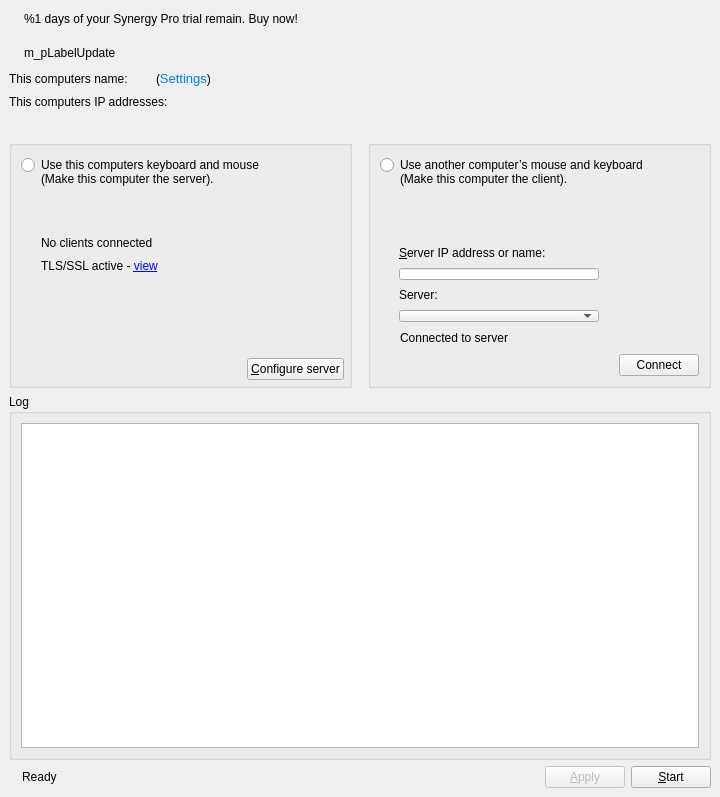
<?xml version="1.0" encoding="UTF-8"?>
<ui version="4.0">
 <class>MainWindowBase</class>
 <widget class="QMainWindow" name="MainWindowBase">
  <property name="geometry">
   <rect>
    <x>0</x>
    <y>0</y>
    <width>720</width>
    <height>797</height>
   </rect>
  </property>
  <property name="sizePolicy">
   <sizepolicy hsizetype="Fixed" vsizetype="Fixed">
    <horstretch>0</horstretch>
    <verstretch>0</verstretch>
   </sizepolicy>
  </property>
  <property name="minimumSize">
   <size>
    <width>720</width>
    <height>0</height>
   </size>
  </property>
  <property name="windowTitle">
   <string>Synergy</string>
  </property>
  <widget class="QWidget" name="centralwidget">
   <layout class="QVBoxLayout" name="verticalLayout_2">
    <item>
     <widget class="QWidget" name="m_trialWidget" native="true">
      <layout class="QHBoxLayout" name="horizontalLayout_5">
       <property name="leftMargin">
        <number>2</number>
       </property>
       <property name="topMargin">
        <number>0</number>
       </property>
       <property name="rightMargin">
        <number>0</number>
       </property>
       <property name="bottomMargin">
        <number>8</number>
       </property>
       <item>
        <widget class="QLabel" name="label_3">
         <property name="text">
          <string/>
         </property>
         <property name="pixmap">
          <pixmap resource="../res/Synergy.qrc">:/res/icons/16x16/warning.png</pixmap>
         </property>
        </widget>
       </item>
       <item>
        <widget class="QLabel" name="m_trialLabel">
         <property name="text">
          <string>&lt;html&gt;&lt;head/&gt;&lt;body&gt;&lt;p&gt;&lt;span style=&quot; font-weight:600;&quot;&gt;%1&lt;/span&gt; days of your Synergy Pro trial remain. &lt;a href=&quot;http://symless.com/pricing?src=gui&quot;&gt;&lt;span style=&quot; text-decoration: underline; color:#0000ff;&quot;&gt;Buy now!&lt;/span&gt;&lt;/a&gt;&lt;/p&gt;&lt;/body&gt;&lt;/html&gt;</string>
         </property>
         <property name="openExternalLinks">
          <bool>true</bool>
         </property>
        </widget>
       </item>
       <item>
        <spacer name="horizontalSpacer">
         <property name="orientation">
          <enum>Qt::Horizontal</enum>
         </property>
         <property name="sizeHint" stdset="0">
          <size>
           <width>40</width>
           <height>20</height>
          </size>
         </property>
        </spacer>
       </item>
      </layout>
     </widget>
    </item>
    <item>
     <widget class="QWidget" name="m_pWidgetUpdate" native="true">
      <layout class="QHBoxLayout" name="horizontalLayout_2">
       <property name="spacing">
        <number>6</number>
       </property>
       <property name="leftMargin">
        <number>2</number>
       </property>
       <property name="topMargin">
        <number>0</number>
       </property>
       <property name="rightMargin">
        <number>0</number>
       </property>
       <property name="bottomMargin">
        <number>2</number>
       </property>
       <item>
        <widget class="QLabel" name="m_pIconUpdate">
         <property name="text">
          <string/>
         </property>
         <property name="pixmap">
          <pixmap resource="../res/Synergy.qrc">:/res/icons/16x16/warning.png</pixmap>
         </property>
        </widget>
       </item>
       <item>
        <widget class="QLabel" name="m_pLabelUpdate">
         <property name="text">
          <string notr="true">m_pLabelUpdate</string>
         </property>
         <property name="openExternalLinks">
          <bool>true</bool>
         </property>
        </widget>
       </item>
       <item>
        <spacer name="m_pSpacerUpdate">
         <property name="orientation">
          <enum>Qt::Horizontal</enum>
         </property>
         <property name="sizeHint" stdset="0">
          <size>
           <width>469</width>
           <height>20</height>
          </size>
         </property>
        </spacer>
       </item>
      </layout>
     </widget>
    </item>
    <item>
     <widget class="QWidget" name="m_pWidgetComputerName" native="true">
      <property name="sizePolicy">
       <sizepolicy hsizetype="Preferred" vsizetype="Preferred">
        <horstretch>0</horstretch>
        <verstretch>0</verstretch>
       </sizepolicy>
      </property>
      <property name="minimumSize">
       <size>
        <width>582</width>
        <height>15</height>
       </size>
      </property>
      <property name="maximumSize">
       <size>
        <width>16777215</width>
        <height>20</height>
       </size>
      </property>
      <layout class="QHBoxLayout" name="horizontalLayout_7">
       <property name="spacing">
        <number>0</number>
       </property>
       <property name="leftMargin">
        <number>0</number>
       </property>
       <property name="topMargin">
        <number>0</number>
       </property>
       <property name="rightMargin">
        <number>0</number>
       </property>
       <property name="bottomMargin">
        <number>0</number>
       </property>
       <item>
        <widget class="QLabel" name="m_pLabelComputerName">
         <property name="minimumSize">
          <size>
           <width>135</width>
           <height>15</height>
          </size>
         </property>
         <property name="maximumSize">
          <size>
           <width>135</width>
           <height>20</height>
          </size>
         </property>
         <property name="font">
          <font>
           <family>Arial</family>
           <kerning>true</kerning>
          </font>
         </property>
         <property name="text">
          <string>This computers name:</string>
         </property>
        </widget>
       </item>
       <item>
        <widget class="QLabel" name="m_pLabelScreenName">
         <property name="sizePolicy">
          <sizepolicy hsizetype="Maximum" vsizetype="Preferred">
           <horstretch>0</horstretch>
           <verstretch>0</verstretch>
          </sizepolicy>
         </property>
         <property name="minimumSize">
          <size>
           <width>0</width>
           <height>15</height>
          </size>
         </property>
         <property name="maximumSize">
          <size>
           <width>16777215</width>
           <height>20</height>
          </size>
         </property>
         <property name="font">
          <font>
           <family>Arial</family>
          </font>
         </property>
         <property name="text">
          <string notr="true"/>
         </property>
         <property name="textFormat">
          <enum>Qt::AutoText</enum>
         </property>
        </widget>
       </item>
       <item>
        <widget class="QLabel" name="m_pSettingsLink">
         <property name="minimumSize">
          <size>
           <width>0</width>
           <height>15</height>
          </size>
         </property>
         <property name="maximumSize">
          <size>
           <width>16777215</width>
           <height>20</height>
          </size>
         </property>
         <property name="font">
          <font>
           <family>Arial</family>
           <weight>50</weight>
           <italic>false</italic>
           <bold>false</bold>
          </font>
         </property>
         <property name="styleSheet">
          <string notr="true"/>
         </property>
         <property name="text">
          <string>&lt;html&gt;&lt;head/&gt;&lt;body&gt;&lt;p style=&quot;margin-left: 5px;&quot;&gt;(&lt;a href=&quot;#&quot;&gt;&lt;span style=&quot; text-decoration: none; font-size: 13px; color:#007af4;&quot;&gt;Settings&lt;/span&gt;&lt;/a&gt;)&lt;/p&gt;&lt;/body&gt;&lt;/html&gt;</string>
         </property>
         <property name="margin">
          <number>0</number>
         </property>
        </widget>
       </item>
      </layout>
     </widget>
    </item>
    <item>
     <widget class="QWidget" name="m_pWidgetIPAddress" native="true">
      <property name="sizePolicy">
       <sizepolicy hsizetype="Preferred" vsizetype="Preferred">
        <horstretch>0</horstretch>
        <verstretch>0</verstretch>
       </sizepolicy>
      </property>
      <property name="minimumSize">
       <size>
        <width>0</width>
        <height>20</height>
       </size>
      </property>
      <layout class="QHBoxLayout" name="horizontalLayout_6">
       <property name="spacing">
        <number>0</number>
       </property>
       <property name="leftMargin">
        <number>0</number>
       </property>
       <property name="topMargin">
        <number>0</number>
       </property>
       <property name="rightMargin">
        <number>0</number>
       </property>
       <property name="bottomMargin">
        <number>0</number>
       </property>
       <item>
        <widget class="QLabel" name="label_2">
         <property name="minimumSize">
          <size>
           <width>0</width>
           <height>20</height>
          </size>
         </property>
         <property name="maximumSize">
          <size>
           <width>190</width>
           <height>16777215</height>
          </size>
         </property>
         <property name="text">
          <string>This computers IP addresses:</string>
         </property>
        </widget>
       </item>
       <item>
        <widget class="QLabel" name="m_pLabelIpAddresses">
         <property name="text">
          <string notr="true"/>
         </property>
        </widget>
       </item>
      </layout>
     </widget>
    </item>
    <item>
     <widget class="QWidget" name="m_pMainWidgets" native="true">
      <property name="sizePolicy">
       <sizepolicy hsizetype="Expanding" vsizetype="Preferred">
        <horstretch>0</horstretch>
        <verstretch>0</verstretch>
       </sizepolicy>
      </property>
      <property name="minimumSize">
       <size>
        <width>0</width>
        <height>270</height>
       </size>
      </property>
      <property name="maximumSize">
       <size>
        <width>16777215</width>
        <height>270</height>
       </size>
      </property>
      <layout class="QHBoxLayout" name="horizontalLayout_8">
       <property name="spacing">
        <number>16</number>
       </property>
       <property name="leftMargin">
        <number>0</number>
       </property>
       <property name="topMargin">
        <number>22</number>
       </property>
       <property name="rightMargin">
        <number>0</number>
       </property>
       <property name="bottomMargin">
        <number>0</number>
       </property>
       <item>
        <widget class="QGroupBox" name="m_pGroupServer">
         <property name="sizePolicy">
          <sizepolicy hsizetype="MinimumExpanding" vsizetype="Preferred">
           <horstretch>0</horstretch>
           <verstretch>0</verstretch>
          </sizepolicy>
         </property>
         <property name="minimumSize">
          <size>
           <width>340</width>
           <height>248</height>
          </size>
         </property>
         <property name="font">
          <font>
           <kerning>true</kerning>
          </font>
         </property>
         <property name="styleSheet">
          <string notr="true">QGroupBox::title {
    subcontrol-origin: padding;
    left: 7px;
}
</string>
         </property>
         <property name="title">
          <string/>
         </property>
         <property name="checkable">
          <bool>false</bool>
         </property>
         <property name="checked">
          <bool>false</bool>
         </property>
         <layout class="QVBoxLayout" name="ServerLayout">
          <property name="spacing">
           <number>9</number>
          </property>
          <property name="topMargin">
           <number>11</number>
          </property>
          <property name="rightMargin">
           <number>5</number>
          </property>
          <property name="bottomMargin">
           <number>5</number>
          </property>
          <item>
           <widget class="QRadioButton" name="m_pRadioGroupServer">
            <property name="sizePolicy">
             <sizepolicy hsizetype="Fixed" vsizetype="Fixed">
              <horstretch>0</horstretch>
              <verstretch>0</verstretch>
             </sizepolicy>
            </property>
            <property name="minimumSize">
             <size>
              <width>300</width>
              <height>30</height>
             </size>
            </property>
            <property name="maximumSize">
             <size>
              <width>65535</width>
              <height>30</height>
             </size>
            </property>
            <property name="styleSheet">
             <string notr="true">QRadioButton::indicator{
   top: -7px;
}</string>
            </property>
            <property name="text">
             <string>Use this computers keyboard and mouse 
(Make this computer the server).</string>
            </property>
           </widget>
          </item>
          <item>
           <spacer name="verticalSpacer">
            <property name="orientation">
             <enum>Qt::Vertical</enum>
            </property>
            <property name="sizeType">
             <enum>QSizePolicy::Fixed</enum>
            </property>
            <property name="sizeHint" stdset="0">
             <size>
              <width>20</width>
              <height>40</height>
             </size>
            </property>
           </spacer>
          </item>
          <item>
           <widget class="synergy_widgets::ServerStateLabel" name="m_pLabelServerState">
            <property name="text">
             <string>No clients connected</string>
            </property>
            <property name="indent">
             <number>20</number>
            </property>
           </widget>
          </item>
          <item>
           <layout class="QHBoxLayout" name="horizontalLayout_3">
            <property name="spacing">
             <number>6</number>
            </property>
            <item>
             <widget class="QLabel" name="m_pLabelFingerprint">
              <property name="sizePolicy">
               <sizepolicy hsizetype="Preferred" vsizetype="Preferred">
                <horstretch>0</horstretch>
                <verstretch>0</verstretch>
               </sizepolicy>
              </property>
              <property name="maximumSize">
               <size>
                <width>16777215</width>
                <height>20</height>
               </size>
              </property>
              <property name="text">
               <string>&lt;html&gt;&lt;head/&gt;&lt;body&gt;&lt;p&gt;TLS/SSL active - &lt;a href=&quot;#&quot;&gt;view&lt;/a&gt;&lt;/p&gt;&lt;/body&gt;&lt;/html&gt;</string>
              </property>
              <property name="textFormat">
               <enum>Qt::RichText</enum>
              </property>
              <property name="indent">
               <number>20</number>
              </property>
             </widget>
            </item>
           </layout>
          </item>
          <item>
           <spacer name="verticalSpacer_2">
            <property name="orientation">
             <enum>Qt::Vertical</enum>
            </property>
            <property name="sizeHint" stdset="0">
             <size>
              <width>20</width>
              <height>40</height>
             </size>
            </property>
           </spacer>
          </item>
          <item>
           <layout class="QHBoxLayout" name="horizontalLayout_4">
            <item>
             <spacer>
              <property name="orientation">
               <enum>Qt::Horizontal</enum>
              </property>
              <property name="sizeHint" stdset="0">
               <size>
                <width>40</width>
                <height>20</height>
               </size>
              </property>
             </spacer>
            </item>
            <item>
             <widget class="QPushButton" name="m_pButtonConfigureServer">
              <property name="minimumSize">
               <size>
                <width>0</width>
                <height>0</height>
               </size>
              </property>
              <property name="maximumSize">
               <size>
                <width>16777215</width>
                <height>16777215</height>
               </size>
              </property>
              <property name="text">
               <string>&amp;Configure server</string>
              </property>
             </widget>
            </item>
           </layout>
          </item>
         </layout>
        </widget>
       </item>
       <item>
        <widget class="QGroupBox" name="m_pGroupClient">
         <property name="sizePolicy">
          <sizepolicy hsizetype="Expanding" vsizetype="Preferred">
           <horstretch>0</horstretch>
           <verstretch>0</verstretch>
          </sizepolicy>
         </property>
         <property name="minimumSize">
          <size>
           <width>340</width>
           <height>248</height>
          </size>
         </property>
         <property name="baseSize">
          <size>
           <width>0</width>
           <height>0</height>
          </size>
         </property>
         <property name="font">
          <font>
           <kerning>true</kerning>
          </font>
         </property>
         <property name="styleSheet">
          <string notr="true">QGroupBox::title {
    subcontrol-origin: padding;
    left: 7px;
}
</string>
         </property>
         <property name="title">
          <string/>
         </property>
         <property name="checkable">
          <bool>false</bool>
         </property>
         <property name="checked">
          <bool>false</bool>
         </property>
         <layout class="QVBoxLayout" name="ClientLayout">
          <property name="spacing">
           <number>9</number>
          </property>
          <property name="leftMargin">
           <number>9</number>
          </property>
          <property name="topMargin">
           <number>11</number>
          </property>
          <item>
           <widget class="QRadioButton" name="m_pRadioGroupClient">
            <property name="sizePolicy">
             <sizepolicy hsizetype="Fixed" vsizetype="Fixed">
              <horstretch>0</horstretch>
              <verstretch>0</verstretch>
             </sizepolicy>
            </property>
            <property name="minimumSize">
             <size>
              <width>0</width>
              <height>30</height>
             </size>
            </property>
            <property name="maximumSize">
             <size>
              <width>300</width>
              <height>30</height>
             </size>
            </property>
            <property name="styleSheet">
             <string notr="true">QRadioButton::indicator{
     top: -7px;
}</string>
            </property>
            <property name="text">
             <string>Use another computer’s mouse and keyboard
(Make this computer the client).</string>
            </property>
           </widget>
          </item>
          <item>
           <spacer name="verticalSpacer_4">
            <property name="orientation">
             <enum>Qt::Vertical</enum>
            </property>
            <property name="sizeType">
             <enum>QSizePolicy::Minimum</enum>
            </property>
            <property name="sizeHint" stdset="0">
             <size>
              <width>20</width>
              <height>40</height>
             </size>
            </property>
           </spacer>
          </item>
          <item>
           <layout class="QVBoxLayout" name="verticalLayout_3">
            <property name="leftMargin">
             <number>19</number>
            </property>
            <property name="topMargin">
             <number>10</number>
            </property>
            <item>
             <widget class="QLabel" name="m_pLabelServerName">
              <property name="sizePolicy">
               <sizepolicy hsizetype="Preferred" vsizetype="Maximum">
                <horstretch>0</horstretch>
                <verstretch>0</verstretch>
               </sizepolicy>
              </property>
              <property name="text">
               <string>&amp;Server IP address or name:</string>
              </property>
              <property name="buddy">
               <cstring>m_pLineEditHostname</cstring>
              </property>
             </widget>
            </item>
            <item>
             <widget class="QLineEdit" name="m_pLineEditHostname">
              <property name="sizePolicy">
               <sizepolicy hsizetype="Maximum" vsizetype="Maximum">
                <horstretch>0</horstretch>
                <verstretch>0</verstretch>
               </sizepolicy>
              </property>
              <property name="minimumSize">
               <size>
                <width>200</width>
                <height>0</height>
               </size>
              </property>
              <property name="toolTip">
               <string>Hostname or IP address of the server computer.</string>
              </property>
             </widget>
            </item>
            <item>
             <widget class="QLabel" name="m_pLabelAutoDetected">
              <property name="text">
               <string>Server:</string>
              </property>
             </widget>
            </item>
            <item>
             <widget class="QComboBox" name="m_pComboServerList">
              <property name="sizePolicy">
               <sizepolicy hsizetype="Fixed" vsizetype="Maximum">
                <horstretch>0</horstretch>
                <verstretch>0</verstretch>
               </sizepolicy>
              </property>
              <property name="minimumSize">
               <size>
                <width>200</width>
                <height>0</height>
               </size>
              </property>
             </widget>
            </item>
           </layout>
          </item>
          <item>
           <widget class="synergy_widgets::ClientStateLabel" name="m_pLabelClientState">
            <property name="text">
             <string>Connected to server</string>
            </property>
            <property name="indent">
             <number>20</number>
            </property>
           </widget>
          </item>
          <item>
           <spacer name="verticalSpacer_3">
            <property name="orientation">
             <enum>Qt::Vertical</enum>
            </property>
            <property name="sizeType">
             <enum>QSizePolicy::Expanding</enum>
            </property>
            <property name="sizeHint" stdset="0">
             <size>
              <width>20</width>
              <height>40</height>
             </size>
            </property>
           </spacer>
          </item>
          <item>
           <layout class="QHBoxLayout" name="horizontalLayout_9">
            <property name="topMargin">
             <number>0</number>
            </property>
            <item>
             <spacer name="horizontalSpacer_2">
              <property name="orientation">
               <enum>Qt::Horizontal</enum>
              </property>
              <property name="sizeHint" stdset="0">
               <size>
                <width>40</width>
                <height>20</height>
               </size>
              </property>
             </spacer>
            </item>
            <item>
             <widget class="QPushButton" name="m_pButtonConnect">
              <property name="text">
               <string>Connect</string>
              </property>
             </widget>
            </item>
           </layout>
          </item>
         </layout>
        </widget>
       </item>
      </layout>
     </widget>
    </item>
    <item>
     <widget class="QGroupBox" name="m_pGroupLog">
      <property name="font">
       <font>
        <kerning>true</kerning>
       </font>
      </property>
      <property name="title">
       <string>Log</string>
      </property>
      <layout class="QVBoxLayout" name="verticalLayout">
       <item>
        <widget class="QPlainTextEdit" name="m_pLogOutput">
         <property name="sizePolicy">
          <sizepolicy hsizetype="Expanding" vsizetype="Expanding">
           <horstretch>0</horstretch>
           <verstretch>0</verstretch>
          </sizepolicy>
         </property>
         <property name="font">
          <font>
           <family>Courier</family>
           <kerning>true</kerning>
          </font>
         </property>
         <property name="autoFillBackground">
          <bool>false</bool>
         </property>
         <property name="undoRedoEnabled">
          <bool>false</bool>
         </property>
         <property name="lineWrapMode">
          <enum>QPlainTextEdit::NoWrap</enum>
         </property>
         <property name="readOnly">
          <bool>true</bool>
         </property>
         <property name="maximumBlockCount">
          <number>10000</number>
         </property>
        </widget>
       </item>
      </layout>
     </widget>
    </item>
    <item>
     <layout class="QHBoxLayout" name="horizontalLayout">
      <property name="sizeConstraint">
       <enum>QLayout::SetDefaultConstraint</enum>
      </property>
      <item>
       <widget class="QLabel" name="m_pLabelPadlock">
        <property name="enabled">
         <bool>true</bool>
        </property>
        <property name="text">
         <string/>
        </property>
        <property name="pixmap">
         <pixmap resource="../res/Synergy.qrc">:/res/icons/16x16/padlock.png</pixmap>
        </property>
       </widget>
      </item>
      <item>
       <widget class="QLabel" name="m_pStatusLabel">
        <property name="text">
         <string>Ready</string>
        </property>
       </widget>
      </item>
      <item>
       <spacer name="spacer">
        <property name="orientation">
         <enum>Qt::Horizontal</enum>
        </property>
        <property name="sizeHint" stdset="0">
         <size>
          <width>40</width>
          <height>20</height>
         </size>
        </property>
       </spacer>
      </item>
      <item>
       <widget class="QPushButton" name="m_pButtonApply">
        <property name="enabled">
         <bool>false</bool>
        </property>
        <property name="text">
         <string>&amp;Apply</string>
        </property>
       </widget>
      </item>
      <item>
       <widget class="QPushButton" name="m_pButtonToggleStart">
        <property name="text">
         <string>&amp;Start</string>
        </property>
       </widget>
      </item>
     </layout>
    </item>
   </layout>
  </widget>
  <action name="m_pActionAbout">
   <property name="text">
    <string>&amp;About Synergy...</string>
   </property>
   <property name="shortcut">
    <string notr="true"/>
   </property>
  </action>
  <action name="m_pActionHelp">
   <property name="text">
    <string>Visit &amp;help site</string>
   </property>
   <property name="shortcut">
    <string notr="true"/>
   </property>
  </action>
  <action name="m_pActionQuit">
   <property name="text">
    <string>&amp;Quit</string>
   </property>
   <property name="statusTip">
    <string>Quit</string>
   </property>
   <property name="shortcut">
    <string notr="true">Ctrl+Q</string>
   </property>
  </action>
  <action name="m_pActionStartSynergy">
   <property name="text">
    <string>&amp;Start</string>
   </property>
   <property name="statusTip">
    <string>Run</string>
   </property>
   <property name="shortcut">
    <string notr="true">Ctrl+S</string>
   </property>
  </action>
  <action name="m_pActionStopSynergy">
   <property name="enabled">
    <bool>false</bool>
   </property>
   <property name="text">
    <string>S&amp;top</string>
   </property>
   <property name="statusTip">
    <string>Stop</string>
   </property>
   <property name="shortcut">
    <string notr="true">Ctrl+T</string>
   </property>
  </action>
  <action name="actionShowStatus">
   <property name="text">
    <string>S&amp;how Status</string>
   </property>
   <property name="shortcut">
    <string notr="true">Ctrl+H</string>
   </property>
  </action>
  <action name="m_pActionMinimize">
   <property name="text">
    <string>&amp;Hide</string>
   </property>
   <property name="toolTip">
    <string>Hide</string>
   </property>
   <property name="shortcut">
    <string notr="true"/>
   </property>
  </action>
  <action name="m_pActionRestore">
   <property name="text">
    <string>&amp;Show</string>
   </property>
   <property name="toolTip">
    <string>Show</string>
   </property>
   <property name="shortcut">
    <string notr="true"/>
   </property>
  </action>
  <action name="m_pActionSave">
   <property name="text">
    <string>Save configuration &amp;as...</string>
   </property>
   <property name="statusTip">
    <string>Save the interactively generated server configuration to a file.</string>
   </property>
   <property name="shortcut">
    <string notr="true">Ctrl+Alt+S</string>
   </property>
  </action>
  <action name="m_pActionSettings">
   <property name="text">
    <string>Settings</string>
   </property>
   <property name="statusTip">
    <string>Edit settings</string>
   </property>
   <property name="shortcut">
    <string notr="true"/>
   </property>
  </action>
  <action name="m_pActivate">
   <property name="text">
    <string>Activate</string>
   </property>
   <property name="toolTip">
    <string>Activate</string>
   </property>
  </action>
 </widget>
 <customwidgets>
  <customwidget>
   <class>synergy_widgets::ServerStateLabel</class>
   <extends>QLabel</extends>
   <header>widgets/ServerStateLabel.h</header>
  </customwidget>
  <customwidget>
   <class>synergy_widgets::ClientStateLabel</class>
   <extends>QLabel</extends>
   <header>widgets/ClientStateLabel.h</header>
  </customwidget>
 </customwidgets>
 <resources>
  <include location="../res/Synergy.qrc"/>
 </resources>
 <connections>
  <connection>
   <sender>m_pButtonToggleStart</sender>
   <signal>clicked()</signal>
   <receiver>m_pActionStartSynergy</receiver>
   <slot>trigger()</slot>
   <hints>
    <hint type="sourcelabel">
     <x>361</x>
     <y>404</y>
    </hint>
    <hint type="destinationlabel">
     <x>-1</x>
     <y>-1</y>
    </hint>
   </hints>
  </connection>
 </connections>
</ui>
